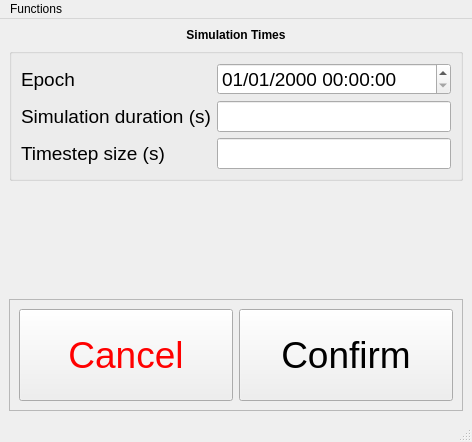
<?xml version="1.0" encoding="UTF-8"?>
<ui version="4.0">
 <class>MainWindow</class>
 <widget class="QMainWindow" name="MainWindow">
  <property name="geometry">
   <rect>
    <x>0</x>
    <y>0</y>
    <width>472</width>
    <height>442</height>
   </rect>
  </property>
  <property name="windowTitle">
   <string>MainWindow</string>
  </property>
  <widget class="QWidget" name="centralwidget">
   <layout class="QGridLayout" name="gridLayout">
    <item row="3" column="0">
     <widget class="QFrame" name="frame">
      <property name="sizePolicy">
       <sizepolicy hsizetype="Preferred" vsizetype="Expanding">
        <horstretch>0</horstretch>
        <verstretch>0</verstretch>
       </sizepolicy>
      </property>
      <property name="frameShape">
       <enum>QFrame::StyledPanel</enum>
      </property>
      <property name="frameShadow">
       <enum>QFrame::Raised</enum>
      </property>
      <layout class="QGridLayout" name="gridLayout_3">
       <item row="0" column="0">
        <widget class="QPushButton" name="times_cancel">
         <property name="sizePolicy">
          <sizepolicy hsizetype="Minimum" vsizetype="Expanding">
           <horstretch>0</horstretch>
           <verstretch>0</verstretch>
          </sizepolicy>
         </property>
         <property name="palette">
          <palette>
           <active>
            <colorrole role="ButtonText">
             <brush brushstyle="SolidPattern">
              <color alpha="255">
               <red>255</red>
               <green>0</green>
               <blue>0</blue>
              </color>
             </brush>
            </colorrole>
           </active>
           <inactive>
            <colorrole role="ButtonText">
             <brush brushstyle="SolidPattern">
              <color alpha="255">
               <red>255</red>
               <green>0</green>
               <blue>0</blue>
              </color>
             </brush>
            </colorrole>
           </inactive>
           <disabled>
            <colorrole role="ButtonText">
             <brush brushstyle="SolidPattern">
              <color alpha="255">
               <red>120</red>
               <green>120</green>
               <blue>120</blue>
              </color>
             </brush>
            </colorrole>
           </disabled>
          </palette>
         </property>
         <property name="font">
          <font>
           <pointsize>28</pointsize>
          </font>
         </property>
         <property name="text">
          <string>Cancel</string>
         </property>
        </widget>
       </item>
       <item row="0" column="1">
        <widget class="QPushButton" name="times_confirm">
         <property name="sizePolicy">
          <sizepolicy hsizetype="Minimum" vsizetype="Expanding">
           <horstretch>0</horstretch>
           <verstretch>0</verstretch>
          </sizepolicy>
         </property>
         <property name="font">
          <font>
           <pointsize>28</pointsize>
          </font>
         </property>
         <property name="text">
          <string>Confirm</string>
         </property>
         <property name="shortcut">
          <string>Return</string>
         </property>
        </widget>
       </item>
      </layout>
     </widget>
    </item>
    <item row="0" column="0">
     <widget class="QLabel" name="label">
      <property name="sizePolicy">
       <sizepolicy hsizetype="Preferred" vsizetype="Maximum">
        <horstretch>0</horstretch>
        <verstretch>0</verstretch>
       </sizepolicy>
      </property>
      <property name="font">
       <font>
        <weight>75</weight>
        <bold>true</bold>
       </font>
      </property>
      <property name="text">
       <string>Simulation Times</string>
      </property>
      <property name="alignment">
       <set>Qt::AlignCenter</set>
      </property>
     </widget>
    </item>
    <item row="2" column="0">
     <spacer name="verticalSpacer">
      <property name="orientation">
       <enum>Qt::Vertical</enum>
      </property>
      <property name="sizeHint" stdset="0">
       <size>
        <width>20</width>
        <height>40</height>
       </size>
      </property>
     </spacer>
    </item>
    <item row="1" column="0">
     <widget class="QGroupBox" name="epoch_and_duration">
      <property name="sizePolicy">
       <sizepolicy hsizetype="Preferred" vsizetype="Expanding">
        <horstretch>0</horstretch>
        <verstretch>0</verstretch>
       </sizepolicy>
      </property>
      <property name="font">
       <font>
        <pointsize>14</pointsize>
       </font>
      </property>
      <property name="title">
       <string/>
      </property>
      <property name="alignment">
       <set>Qt::AlignCenter</set>
      </property>
      <property name="flat">
       <bool>false</bool>
      </property>
      <property name="checkable">
       <bool>false</bool>
      </property>
      <property name="checked">
       <bool>false</bool>
      </property>
      <layout class="QGridLayout" name="gridLayout_2">
       <item row="0" column="0">
        <widget class="QLabel" name="times_epoch_label">
         <property name="text">
          <string>Epoch</string>
         </property>
        </widget>
       </item>
       <item row="2" column="0">
        <widget class="QLabel" name="timestep_label">
         <property name="text">
          <string>Timestep size (s)</string>
         </property>
        </widget>
       </item>
       <item row="1" column="0">
        <widget class="QLabel" name="duration_label">
         <property name="text">
          <string>Simulation duration (s)</string>
         </property>
        </widget>
       </item>
       <item row="2" column="1">
        <widget class="QLineEdit" name="set_timestep">
         <property name="sizePolicy">
          <sizepolicy hsizetype="Expanding" vsizetype="Minimum">
           <horstretch>0</horstretch>
           <verstretch>0</verstretch>
          </sizepolicy>
         </property>
        </widget>
       </item>
       <item row="0" column="1">
        <widget class="QDateTimeEdit" name="set_epoch">
         <property name="sizePolicy">
          <sizepolicy hsizetype="Expanding" vsizetype="Minimum">
           <horstretch>0</horstretch>
           <verstretch>0</verstretch>
          </sizepolicy>
         </property>
         <property name="displayFormat">
          <string>dd/MM/yyyy HH:mm:ss</string>
         </property>
        </widget>
       </item>
       <item row="1" column="1">
        <widget class="QLineEdit" name="set_duration">
         <property name="sizePolicy">
          <sizepolicy hsizetype="Expanding" vsizetype="Minimum">
           <horstretch>0</horstretch>
           <verstretch>0</verstretch>
          </sizepolicy>
         </property>
        </widget>
       </item>
      </layout>
     </widget>
    </item>
   </layout>
  </widget>
  <widget class="QMenuBar" name="menubar">
   <property name="geometry">
    <rect>
     <x>0</x>
     <y>0</y>
     <width>472</width>
     <height>22</height>
    </rect>
   </property>
   <widget class="QMenu" name="menuFunctions">
    <property name="title">
     <string>Functions</string>
    </property>
    <addaction name="actionReset"/>
   </widget>
   <addaction name="menuFunctions"/>
  </widget>
  <widget class="QStatusBar" name="statusbar"/>
  <action name="actionReset">
   <property name="text">
    <string>Reset</string>
   </property>
   <property name="shortcut">
    <string>Ctrl+R</string>
   </property>
  </action>
 </widget>
 <tabstops>
  <tabstop>set_epoch</tabstop>
  <tabstop>set_duration</tabstop>
  <tabstop>set_timestep</tabstop>
  <tabstop>times_cancel</tabstop>
  <tabstop>times_confirm</tabstop>
 </tabstops>
 <resources/>
 <connections/>
</ui>
